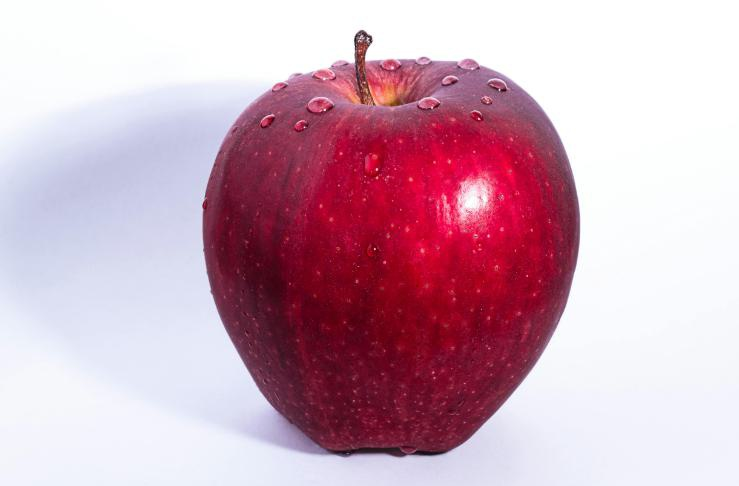
#> input picture assets/input-images/image1.png, 739 x 486 px
$ jupyter execute 02-rgb-channel-operations.ipynb
#> lines starting #> are read from the running program, lines starting #| are printed output that depends on the picture
# **BGR/RGB Channel Operations with OpenCV**

## Overview
This notebook provides comprehensive coverage of color channel manipulation and analysis:
- **Channel Separation**: Extracting individual B, G, R channels
- **Channel Analysis**: Understanding channel contributions to images
- **Channel Manipulation**: Modifying individual channels for effects
- **Color Space Operations**: BGR ↔ RGB conversions and workflows
- **Advanced Techniques**: Channel blending, masking, and enhancement

Master color channel operations for image processing, computer vision, and creative effects.

[cell 1]
# Import required libraries
import cv2
import numpy as np
import matplotlib.pyplot as plt
import os

# Verify libraries
print(f"✅ OpenCV     Version: {cv2.__version__}")
print(f"✅ NumPy      Version: {np.__version__}")
print(f"✅ Matplotlib Version: {plt.matplotlib.__version__}")

# Create output directory
os.makedirs('../assets/outputs/02_rgb_channel_operations', exist_ok=True)
print("✅ Channel operations setup completed!")

# Configure matplotlib for better display
plt.rcParams['figure.figsize'] = (12, 8)
plt.rcParams['axes.titlesize'] = 12
plt.rcParams['axes.labelsize'] = 10

## **1. Understanding Color Channels**

### BGR vs RGB Color Formats:
| Format | Channel Order | Used By | Index Access |
|--------|---------------|---------|--------------|
| **BGR** | Blue-Green-Red | OpenCV, OpenGL | `img[:,:,0]` = Blue<br>`img[:,:,1]` = Green<br>`img[:,:,2]` = Red |
| **RGB** | Red-Green-Blue | PIL, Matplotlib, Web | `img[:,:,0]` = Red<br>`img[:,:,1]` = Green<br>`img[:,:,2]` = Blue |

### Key Concepts:
- **Channel**: Single color component (8-bit: 0-255 values)
- **Grayscale Channel**: Single-channel representation of color contribution
- **Channel Isolation**: Viewing individual color components
- **Channel Modification**: Enhancing or suppressing specific colors

[cell 2]
# Load and analyze a color image
print("🖼️ Loading color image for channel analysis...")

# Load image (BGR format by default in OpenCV)
image_path = '../assets/input-images/image1.png'
img_bgr = cv2.imread(image_path)
#> img_bgr is the input picture: shape (486, 739, 3); mean B, G, R 185.7, 169.7, 206.6

if img_bgr is not None:
    print(f"✅ Image loaded successfully")
    print(f"📊 Image properties:")
    print(f"   • Shape        : {img_bgr.shape}")
#|    • Shape        : (486, 739, 3)
    print(f"   • Data type    : {img_bgr.dtype}")
#|    • Data type    : uint8
    print(f"   • Channels     : {img_bgr.shape[2]} (BGR format)")
#|    • Channels     : 3 (BGR format)
    print(f"   • Size         : {img_bgr.size:,} total pixels")
#|    • Size         : 1,077,462 total pixels

    # Get image dimensions
    height, width, channels = img_bgr.shape
    print(f"   • Dimensions   : {width} × {height} pixels")
#|    • Dimensions   : 739 × 486 pixels

    # Calculate memory usage
    memory_mb = img_bgr.nbytes / (1024 * 1024)
#> memory_mb = 1.03
    print(f"   • Memory usage : {memory_mb:.2f} MB")
#|    • Memory usage : 1.03 MB

    # Display original image
    cv2.imshow('Original Image (BGR)', img_bgr)
    cv2.waitKey(0)
    cv2.destroyAllWindows()

else:
    print("❌ Failed to load image. Please check the file path.")
    # Create a sample image for demonstration
    print("🎨 Creating sample image for demonstration...")
    img_bgr = np.zeros((300, 400, 3), dtype=np.uint8)

    # Create colorful sample
    img_bgr[:100, :, 0]     = 255  # Blue region
    img_bgr[100:200, :, 1]  = 255  # Green region
    img_bgr[200:, :, 2]     = 255  # Red region

    print("✅ Sample image created with distinct color regions")

## **2. Channel Separation & Analysis**

Extract and analyze individual color channels to understand their contributions to the final image.

[cell 3]
# Separate and analyze individual channels
print("🔍 Extracting and analyzing individual color channels...")

if img_bgr is not None:
    # Extract individual channels (BGR format)
    blue_channel  = img_bgr[:, :, 0]   # Blue channel
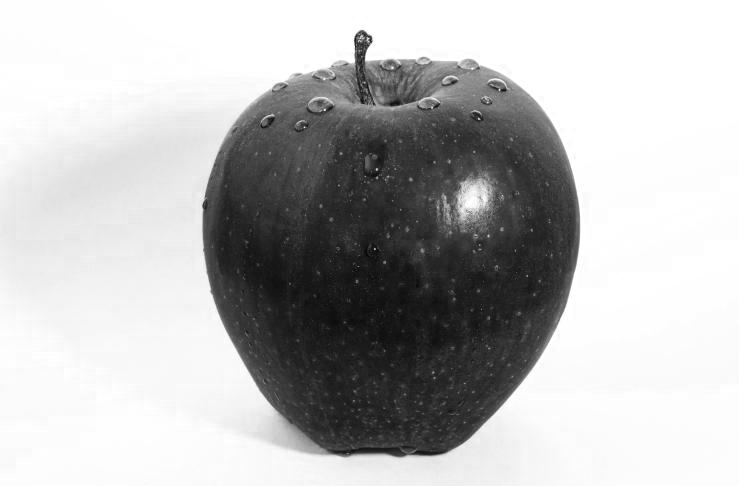
#> blue_channel: shape (486, 739); min 7, max 255, mean 185.7
    green_channel = img_bgr[:, :, 1]   # Green channel
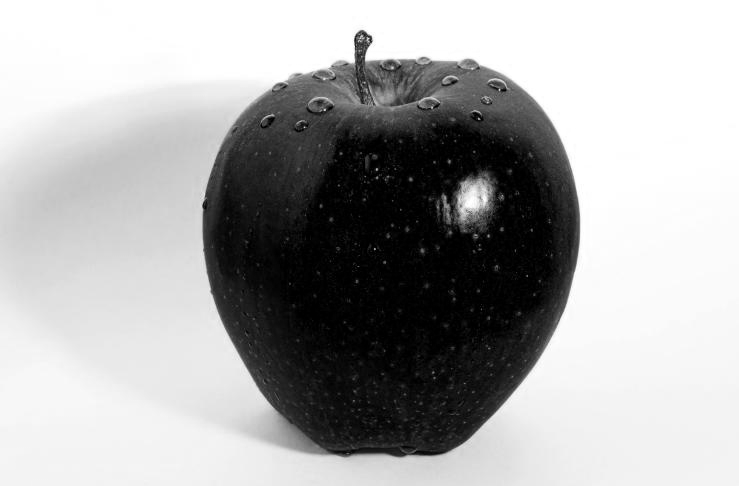
#> green_channel: shape (486, 739); min 0, max 255, mean 169.7
    red_channel   = img_bgr[:, :, 2]   # Red channel
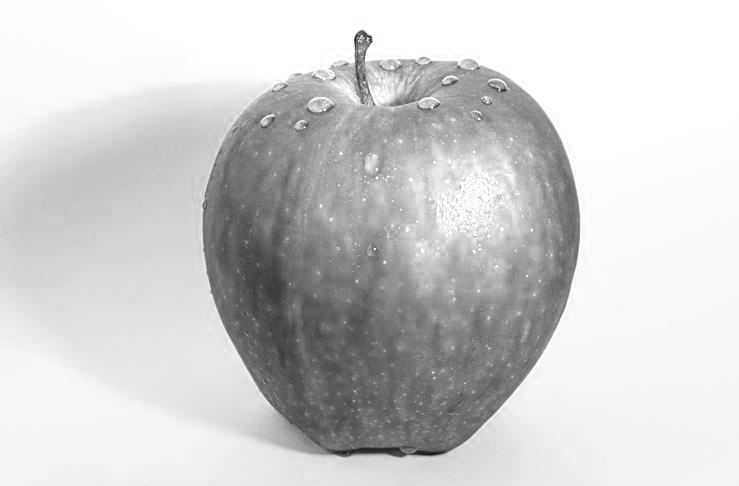
#> red_channel: shape (486, 739); min 23, max 255, mean 206.6

    print("✅ Channels extracted successfully")
    print(f"📊 Channel properties:")
    print(f"   • Blue  channel shape: {blue_channel.shape}")
#|    • Blue  channel shape: (486, 739)
    print(f"   • Green channel shape: {green_channel.shape}")
#|    • Green channel shape: (486, 739)
    print(f"   • Red   channel shape: {red_channel.shape}")
#|    • Red   channel shape: (486, 739)

    # Analyze channel statistics
    channels = [
        ("Blue", blue_channel, (255, 0, 0)),    # Display in blue color
        ("Green", green_channel, (0, 255, 0)),  # Display in green color
        ("Red", red_channel, (0, 0, 255))       # Display in red color
    ]

    print("\n📈 Channel Statistics:")
    for name, channel, color in channels:
        print(f"   • {name} Channel:")
        print(f"     - Min value    : {np.min(channel)}")
        print(f"     - Max value    : {np.max(channel)}")
        print(f"     - Mean value   : {np.mean(channel):.2f}")
        print(f"     - Std deviation: {np.std(channel):.2f}")
#> this loop made 3 passes
#> (name, color) on passes 1 to 3: ('Blue', (255, 0, 0)), ('Green', (0, 255, 0)), ('Red', (0, 0, 255))
#> (printed output is left out)

    # Display channels individually using OpenCV
    print("\n🖼️ Displaying individual channels...")
    print("💡 Press any key to advance through channels...")

    # Show each channel as grayscale
    cv2.imshow('Blue Channel (Grayscale)', blue_channel)
    cv2.waitKey(0)

    cv2.imshow('Green Channel (Grayscale)', green_channel)
    cv2.waitKey(0)

    cv2.imshow('Red Channel (Grayscale)', red_channel)
    cv2.waitKey(0)

    cv2.destroyAllWindows()

    # Create color-tinted versions of each channel
    print("🎨 Creating color-tinted channel visualizations...")

    # Blue channel in blue color
    blue_colored = np.zeros_like(img_bgr)
#> blue_colored: shape (486, 739, 3); every value is 0
    blue_colored[:, :, 0] = blue_channel  # Only blue channel active
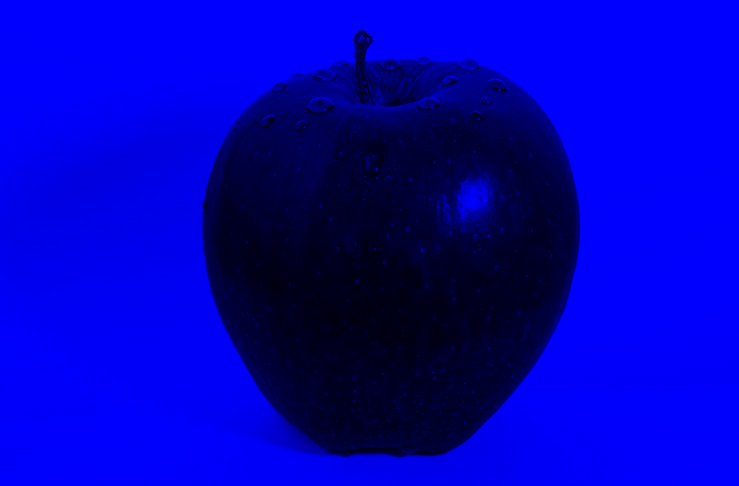
#> blue_colored: shape (486, 739, 3); mean B, G, R 185.7, 0, 0

    # Green channel in green color
    green_colored = np.zeros_like(img_bgr)
    green_colored[:, :, 1] = green_channel  # Only green channel active
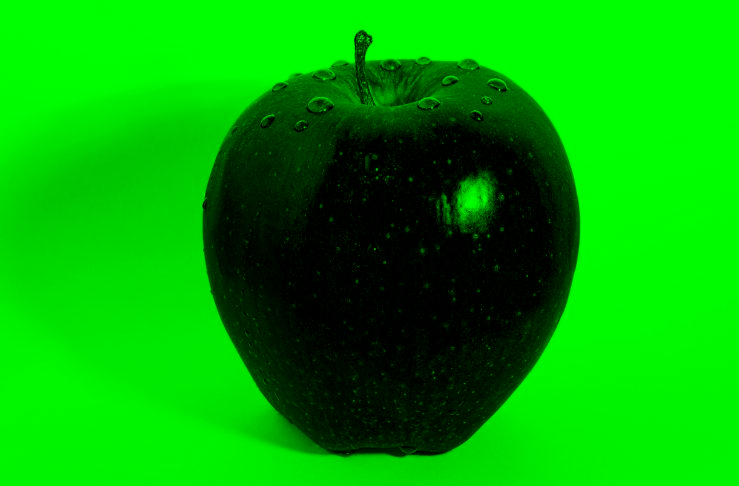
#> green_colored: shape (486, 739, 3); mean B, G, R 0, 169.7, 0

    # Red channel in red color
    red_colored = np.zeros_like(img_bgr)
    red_colored[:, :, 2] = red_channel  # Only red channel active
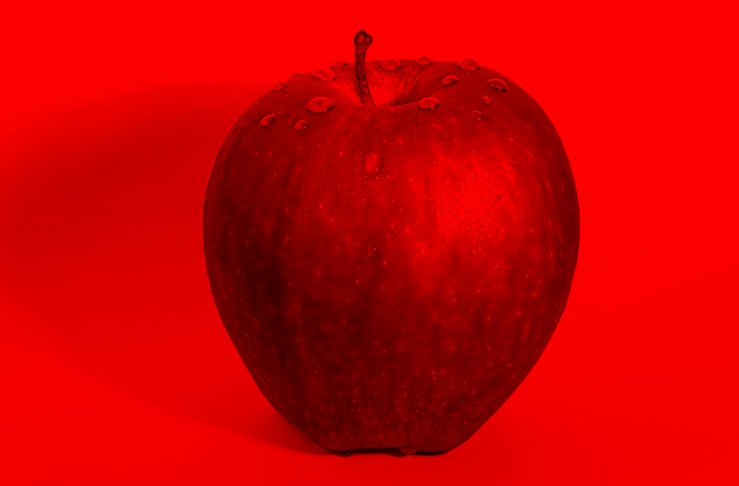
#> red_colored: shape (486, 739, 3); mean B, G, R 0, 0, 206.6

    # Display color-tinted channels
    cv2.imshow('Blue Channel (Blue Tinted)', blue_colored)
    cv2.waitKey(0)

    cv2.imshow('Green Channel (Green Tinted)', green_colored)
    cv2.waitKey(0)

    cv2.imshow('Red Channel (Red Tinted)', red_colored)
    cv2.waitKey(0)

    cv2.destroyAllWindows()

    # Save individual channels
    cv2.imwrite('../assets/outputs/02_rgb_channel_operations/blue_channel.png', blue_channel)
    cv2.imwrite('../assets/outputs/02_rgb_channel_operations/green_channel.png', green_channel)
    cv2.imwrite('../assets/outputs/02_rgb_channel_operations/red_channel.png', red_channel)
    cv2.imwrite('../assets/outputs/02_rgb_channel_operations/blue_colored.png', blue_colored)
    cv2.imwrite('../assets/outputs/02_rgb_channel_operations/green_colored.png', green_colored)
    cv2.imwrite('../assets/outputs/02_rgb_channel_operations/red_colored.png', red_colored)

    print("✅ Channel analysis completed!")
    print("💾 Individual channels saved to outputs folder")

else:
    print("❌ No image available for channel analysis")

[cell 4]
# Advanced channel visualization with matplotlib
print("📊 Creating comprehensive channel visualization...")

if img_bgr is not None:
    # Convert BGR to RGB for matplotlib display
    img_rgb = cv2.cvtColor(img_bgr, cv2.COLOR_BGR2RGB)

    # Extract channels in RGB format for proper matplotlib display
    red_channel_rgb   = img_rgb[:, :, 0]
    green_channel_rgb = img_rgb[:, :, 1]
    blue_channel_rgb  = img_rgb[:, :, 2]

    # Create comprehensive visualization
    fig, axes = plt.subplots(2, 4, figsize=(16, 10))
    fig.suptitle('Comprehensive Color Channel Analysis', fontsize=16, fontweight='bold')

    # Row 1: Original and individual channels (grayscale)
    axes[0, 0].imshow(img_rgb)
    axes[0, 0].set_title('Original Image (RGB)', fontweight='bold')
    axes[0, 0].axis('off')

    axes[0, 1].imshow(red_channel_rgb, cmap='gray')
    axes[0, 1].set_title('Red Channel (Grayscale)', fontweight='bold')
    axes[0, 1].axis('off')

    axes[0, 2].imshow(green_channel_rgb, cmap='gray')
    axes[0, 2].set_title('Green Channel (Grayscale)', fontweight='bold')
    axes[0, 2].axis('off')

    axes[0, 3].imshow(blue_channel_rgb, cmap='gray')
    axes[0, 3].set_title('Blue Channel (Grayscale)', fontweight='bold')
    axes[0, 3].axis('off')

    # Row 2: Color-tinted channels
    # Red channel in red
    red_tinted = np.zeros_like(img_rgb)
    red_tinted[:, :, 0] = red_channel_rgb
    axes[1, 0].imshow(red_tinted)
    axes[1, 0].set_title('Red Channel (Red Tinted)', fontweight='bold')
    axes[1, 0].axis('off')

    # Green channel in green
    green_tinted = np.zeros_like(img_rgb)
    green_tinted[:, :, 1] = green_channel_rgb
    axes[1, 1].imshow(green_tinted)
    axes[1, 1].set_title('Green Channel (Green Tinted)', fontweight='bold')
    axes[1, 1].axis('off')

    # Blue channel in blue
    blue_tinted = np.zeros_like(img_rgb)
    blue_tinted[:, :, 2] = blue_channel_rgb
    axes[1, 2].imshow(blue_tinted)
    axes[1, 2].set_title('Blue Channel (Blue Tinted)', fontweight='bold')
    axes[1, 2].axis('off')

    # Combined channels (should match original)
    combined = red_tinted + green_tinted + blue_tinted
    axes[1, 3].imshow(combined)
    axes[1, 3].set_title('Recombined Channels', fontweight='bold')
    axes[1, 3].axis('off')

    plt.tight_layout()
    plt.savefig('../assets/outputs/02_rgb_channel_operations/channel_analysis_grid.png', dpi=300, bbox_inches='tight')
    plt.show()

    print("✅ Comprehensive channel visualization created")
    print("💾 Visualization saved as 'channel_analysis_grid.png'")

else:
    print("❌ No image available for matplotlib visualization")

## **3. Channel Histograms & Distribution Analysis**

Analyze the distribution of pixel values in each color channel to understand image characteristics.

[cell 5]
# Analyze channel histograms and distributions
print("📈 Analyzing channel histograms and distributions...")

if img_bgr is not None:
    # Calculate histograms for each channel
    print("🔢 Calculating histograms...")

    # BGR channels (OpenCV format)
    hist_blue  = cv2.calcHist([img_bgr], [0], None, [256], [0, 256])
#> hist_blue = 256 values, max 64239 at index 255, min 0 at index 0, mean 1402.9
    hist_green = cv2.calcHist([img_bgr], [1], None, [256], [0, 256])
#> hist_green = 256 values, max 65352 at index 255, min 43 at index 183, mean 1402.9
    hist_red   = cv2.calcHist([img_bgr], [2], None, [256], [0, 256])
#> hist_red = 256 values, max 52193 at index 255, min 0 at index 0, mean 1402.9

    # Create histogram visualization
    fig, axes = plt.subplots(2, 2, figsize=(15, 10))
    fig.suptitle('Color Channel Histogram Analysis', fontsize=16, fontweight='bold')

    # Original image
    img_rgb = cv2.cvtColor(img_bgr, cv2.COLOR_BGR2RGB)
    axes[0, 0].imshow(img_rgb)
    axes[0, 0].set_title('Original Image', fontweight='bold')
    axes[0, 0].axis('off')

    # Individual channel histograms
    axes[0, 1].plot(hist_red, color='red', alpha=0.7, linewidth=2, label='Red Channel')
    axes[0, 1].fill_between(range(256), hist_red.flatten(), alpha=0.3, color='red')
    axes[0, 1].set_title('Red Channel Histogram', fontweight='bold')
    axes[0, 1].set_xlabel('Pixel Intensity (0-255)')
    axes[0, 1].set_ylabel('Frequency')
    axes[0, 1].grid(True, alpha=0.3)
    axes[0, 1].legend()

    axes[1, 0].plot(hist_green, color='green', alpha=0.7, linewidth=2, label='Green Channel')
    axes[1, 0].fill_between(range(256), hist_green.flatten(), alpha=0.3, color='green')
    axes[1, 0].set_title('Green Channel Histogram', fontweight='bold')
    axes[1, 0].set_xlabel('Pixel Intensity (0-255)')
    axes[1, 0].set_ylabel('Frequency')
    axes[1, 0].grid(True, alpha=0.3)
    axes[1, 0].legend()

    axes[1, 1].plot(hist_blue, color='blue', alpha=0.7, linewidth=2, label='Blue Channel')
    axes[1, 1].fill_between(range(256), hist_blue.flatten(), alpha=0.3, color='blue')
    axes[1, 1].set_title('Blue Channel Histogram', fontweight='bold')
    axes[1, 1].set_xlabel('Pixel Intensity (0-255)')
    axes[1, 1].set_ylabel('Frequency')
    axes[1, 1].grid(True, alpha=0.3)
    axes[1, 1].legend()

    plt.tight_layout()
    plt.savefig('../assets/outputs/02_rgb_channel_operations/channel_histograms.png', dpi=300, bbox_inches='tight')
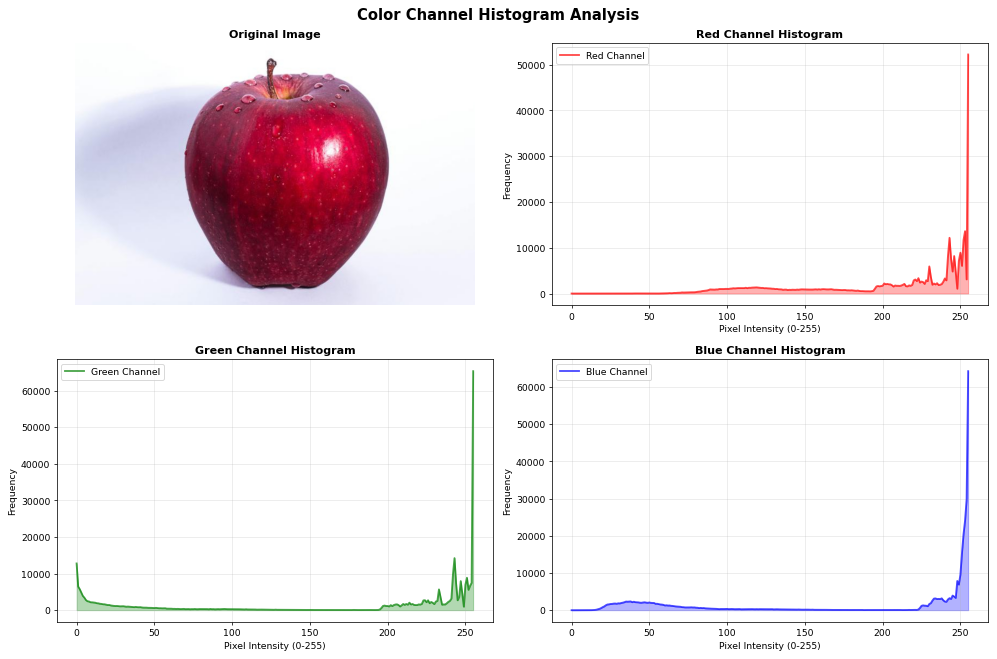
#> figure drawn by matplotlib, 4 panels; panel 2: curve peaks at x = 255, y = 52193; panel 3: curve peaks at x = 255, y = 65352; panel 4: curve peaks at x = 255, y = 64239
    plt.show()

    # Combined histogram comparison
    plt.figure(figsize=(12, 6))

    # Combined histogram plot
    plt.subplot(1, 2, 1)
    plt.plot(hist_red, color='red', alpha=0.8, linewidth=2, label='Red Channel')
    plt.plot(hist_green, color='green', alpha=0.8, linewidth=2, label='Green Channel')
    plt.plot(hist_blue, color='blue', alpha=0.8, linewidth=2, label='Blue Channel')
    plt.title('Combined Channel Histograms', fontweight='bold')
    plt.xlabel('Pixel Intensity (0-255)')
    plt.ylabel('Frequency')
    plt.legend()
    plt.grid(True, alpha=0.3)

    # Normalized histogram comparison
    plt.subplot(1, 2, 2)
    hist_red_norm = hist_red / np.max(hist_red)
#> hist_red_norm = 256 values, max 1 at index 255, min 0 at index 0, mean 0.0269
    hist_green_norm = hist_green / np.max(hist_green)
#> hist_green_norm = 256 values, max 1 at index 255, min 0.000658 at index 183, mean 0.0215
    hist_blue_norm = hist_blue / np.max(hist_blue)
#> hist_blue_norm = 256 values, max 1 at index 255, min 0 at index 0, mean 0.0218

    plt.plot(hist_red_norm, color='red', alpha=0.8, linewidth=2, label='Red (Normalized)')
    plt.plot(hist_green_norm, color='green', alpha=0.8, linewidth=2, label='Green (Normalized)')
    plt.plot(hist_blue_norm, color='blue', alpha=0.8, linewidth=2, label='Blue (Normalized)')
    plt.title('Normalized Channel Histograms', fontweight='bold')
    plt.xlabel('Pixel Intensity (0-255)')
    plt.ylabel('Normalized Frequency')
    plt.legend()
    plt.grid(True, alpha=0.3)

    plt.tight_layout()
    plt.savefig('../assets/outputs/02_rgb_channel_operations/combined_histograms.png', dpi=300, bbox_inches='tight')
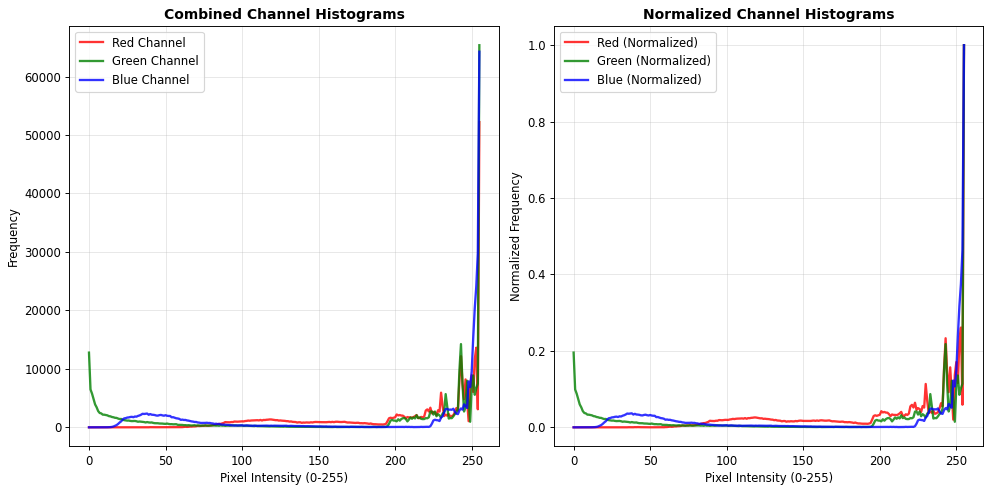
#> figure drawn by matplotlib, 2 panels; panel 1: curve peaks at x = 255, y = 52193; panel 1: curve peaks at x = 255, y = 65352; panel 1: curve peaks at x = 255, y = 64239; panel 2: curve peaks at x = 255, y = 1
    plt.show()

    # Analyze histogram statistics
    print("📊 Histogram Analysis Results:")

    channels_data = [
        ("Red", hist_red, "red"),
        ("Green", hist_green, "green"),
        ("Blue", hist_blue, "blue")
    ]

    for name, hist, color in channels_data:
        peak_intensity = np.argmax(hist)
        peak_frequency = np.max(hist)
        total_pixels   = np.sum(hist)

        print(f"\n🎨 {name} Channel Statistics:")
        print(f"   • Peak intensity : {peak_intensity}")
        print(f"   • Peak frequency : {int(peak_frequency)}")
        print(f"   • Total pixels   : {int(total_pixels)}")
        print(f"   • Mean intensity : {np.sum(range(256) * hist.flatten()) / total_pixels:.2f}")

        # Calculate dominant intensity ranges
        lower_third = np.sum(hist[:85])
        middle_third = np.sum(hist[85:170])
        upper_third = np.sum(hist[170:])

        print(f"   • Dark pixels (0-84)     : {int(lower_third)} ({100*lower_third/total_pixels:.1f}%)")
        print(f"   • Mid pixels (85-169)    : {int(middle_third)} ({100*middle_third/total_pixels:.1f}%)")
        print(f"   • Bright pixels (170-255): {int(upper_third)} ({100*upper_third/total_pixels:.1f}%)")
#> this loop made 3 passes
#> (name, color, peak_frequency, lower_third, middle_third, upper_third) on passes 1 to 3: ('Red', 'red', 52193, 5980, 84123, 269051), ('Green', 'green', 65352, 107392, 13235, 238527), ('Blue', 'blue', 64239, 98454, 20461, 240239)
#> (printed output is left out)
#> (the rest of the program and of its run is left out)
